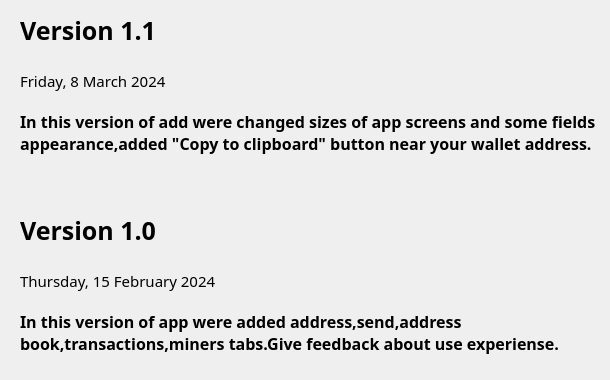
             <widget class="QWidget" name="page_6">
              <widget class="QLabel" name="label_12">
               <property name="geometry">
                <rect>
                 <x>20</x>
                 <y>210</y>
                 <width>141</width>
                 <height>41</height>
                </rect>
               </property>
               <property name="font">
                <font>
                 <family>Microsoft YaHei UI Light</family>
                 <pointsize>19</pointsize>
                 <bold>true</bold>
                </font>
               </property>
               <property name="text">
                <string>Version 1.0</string>
               </property>
              </widget>
              <widget class="QLabel" name="label_13">
               <property name="geometry">
                <rect>
                 <x>20</x>
                 <y>310</y>
                 <width>581</width>
                 <height>61</height>
                </rect>
               </property>
               <property name="font">
                <font>
                 <family>Microsoft YaHei UI Light</family>
                 <pointsize>12</pointsize>
                 <bold>true</bold>
                </font>
               </property>
               <property name="text">
                <string>In this version of app were added address,send,address book,transactions,miners tabs.Give feedback about use experiense.</string>
               </property>
               <property name="scaledContents">
                <bool>true</bool>
               </property>
               <property name="alignment">
                <set>Qt::AlignLeading|Qt::AlignLeft|Qt::AlignTop</set>
               </property>
               <property name="wordWrap">
                <bool>true</bool>
               </property>
              </widget>
              <widget class="QLabel" name="label_14">
               <property name="geometry">
                <rect>
                 <x>20</x>
                 <y>260</y>
                 <width>201</width>
                 <height>41</height>
                </rect>
               </property>
               <property name="font">
                <font>
                 <family>Microsoft YaHei UI Light</family>
                 <pointsize>11</pointsize>
                 <bold>false</bold>
                </font>
               </property>
               <property name="text">
                <string>Thursday, 15 February 2024</string>
               </property>
              </widget>
              <widget class="QLabel" name="label_16">
               <property name="geometry">
                <rect>
                 <x>20</x>
                 <y>10</y>
                 <width>141</width>
                 <height>41</height>
                </rect>
               </property>
               <property name="font">
                <font>
                 <family>Microsoft YaHei UI Light</family>
                 <pointsize>19</pointsize>
                 <bold>true</bold>
                </font>
               </property>
               <property name="text">
                <string>Version 1.1</string>
               </property>
              </widget>
              <widget class="QLabel" name="label_17">
               <property name="geometry">
                <rect>
                 <x>20</x>
                 <y>60</y>
                 <width>191</width>
                 <height>41</height>
                </rect>
               </property>
               <property name="font">
                <font>
                 <family>Microsoft YaHei UI Light</family>
                 <pointsize>11</pointsize>
                 <bold>false</bold>
                </font>
               </property>
               <property name="text">
                <string>Friday, 8 March 2024</string>
               </property>
              </widget>
              <widget class="QLabel" name="label_18">
               <property name="geometry">
                <rect>
                 <x>20</x>
                 <y>110</y>
                 <width>581</width>
                 <height>61</height>
                </rect>
               </property>
               <property name="font">
                <font>
                 <family>Microsoft YaHei UI Light</family>
                 <pointsize>12</pointsize>
                 <bold>true</bold>
                </font>
               </property>
               <property name="text">
                <string>In this version of add were changed sizes of app screens and some fields appearance,added &quot;Copy to clipboard&quot; button near your wallet address.</string>
               </property>
               <property name="scaledContents">
                <bool>true</bool>
               </property>
               <property name="alignment">
                <set>Qt::AlignLeading|Qt::AlignLeft|Qt::AlignTop</set>
               </property>
               <property name="wordWrap">
                <bool>true</bool>
               </property>
              </widget>
              <zorder>label_13</zorder>
              <zorder>label_12</zorder>
              <zorder>label_14</zorder>
              <zorder>label_16</zorder>
              <zorder>label_17</zorder>
              <zorder>label_18</zorder>
             </widget>
